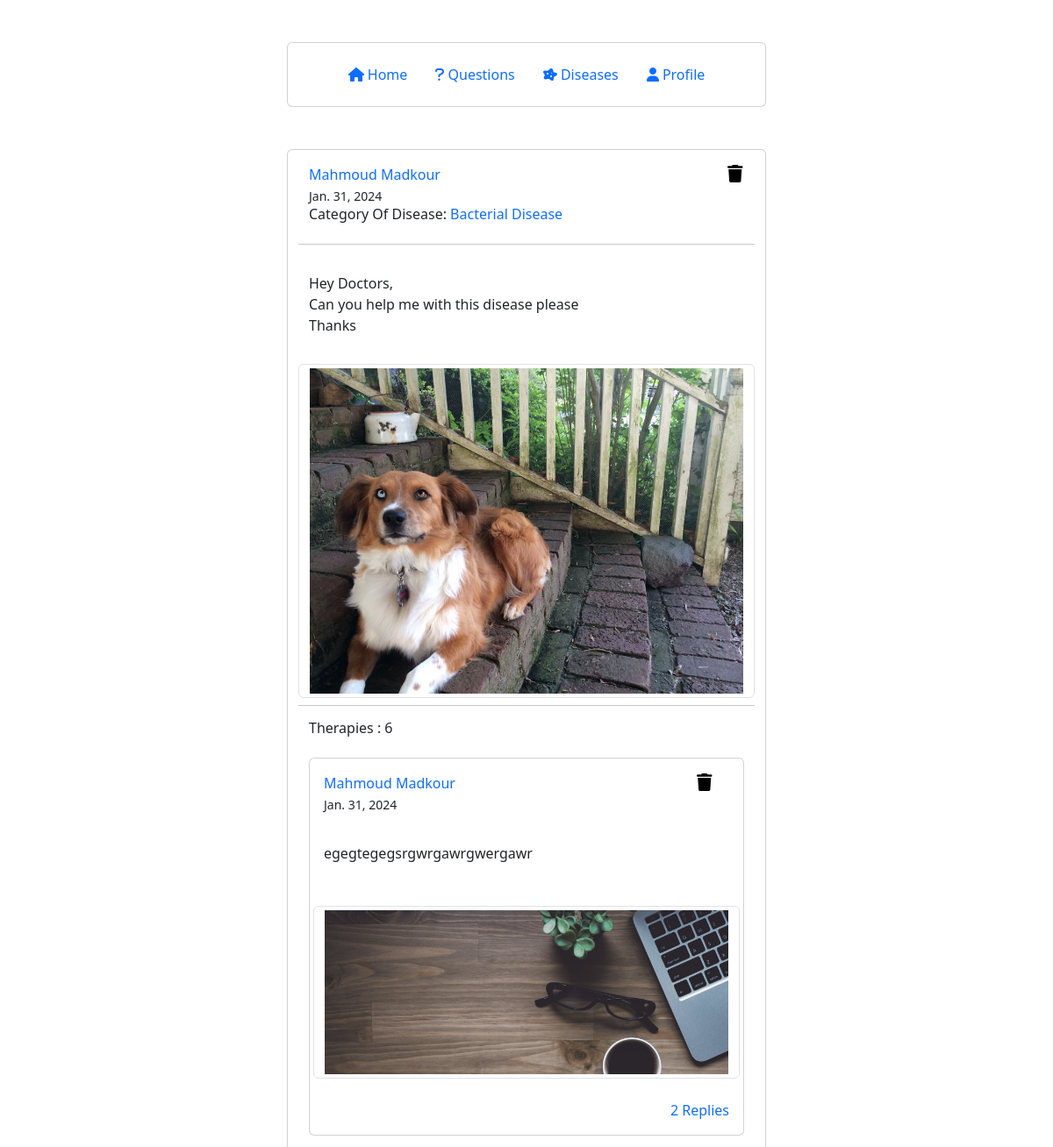
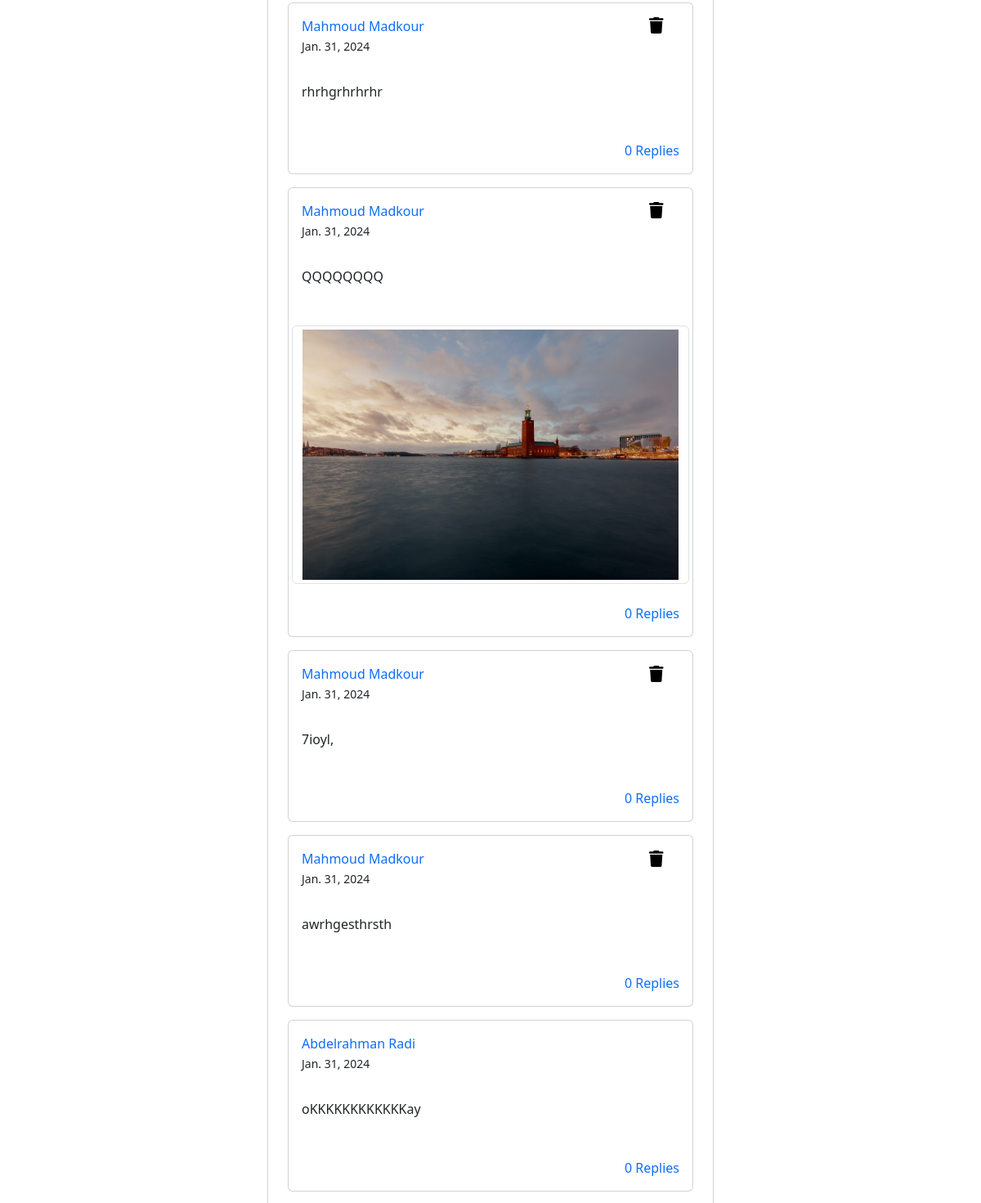
The app's page /detail_disease/6/ (signed in, upper part), older data (2 pictures, top to bottom).
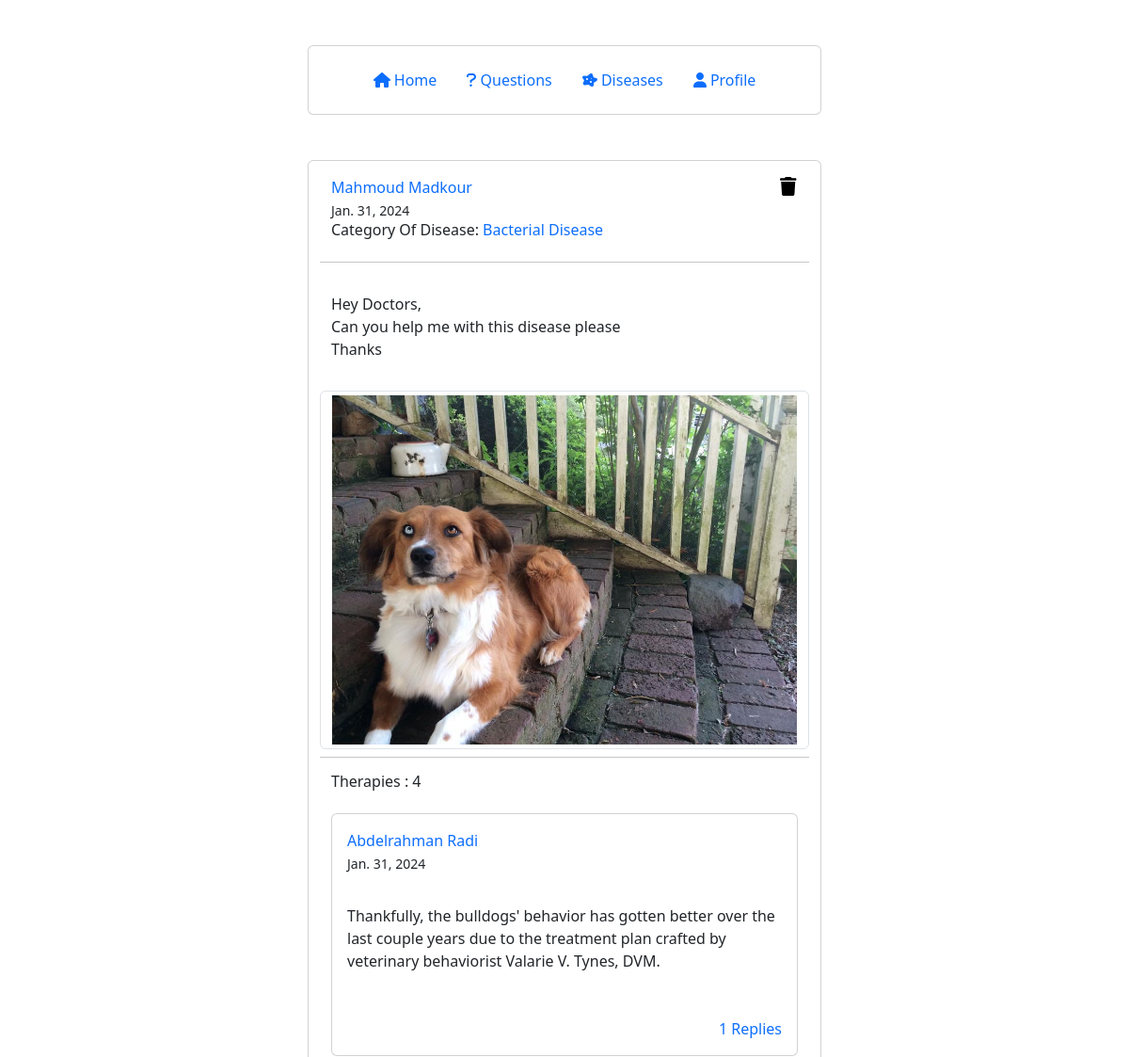
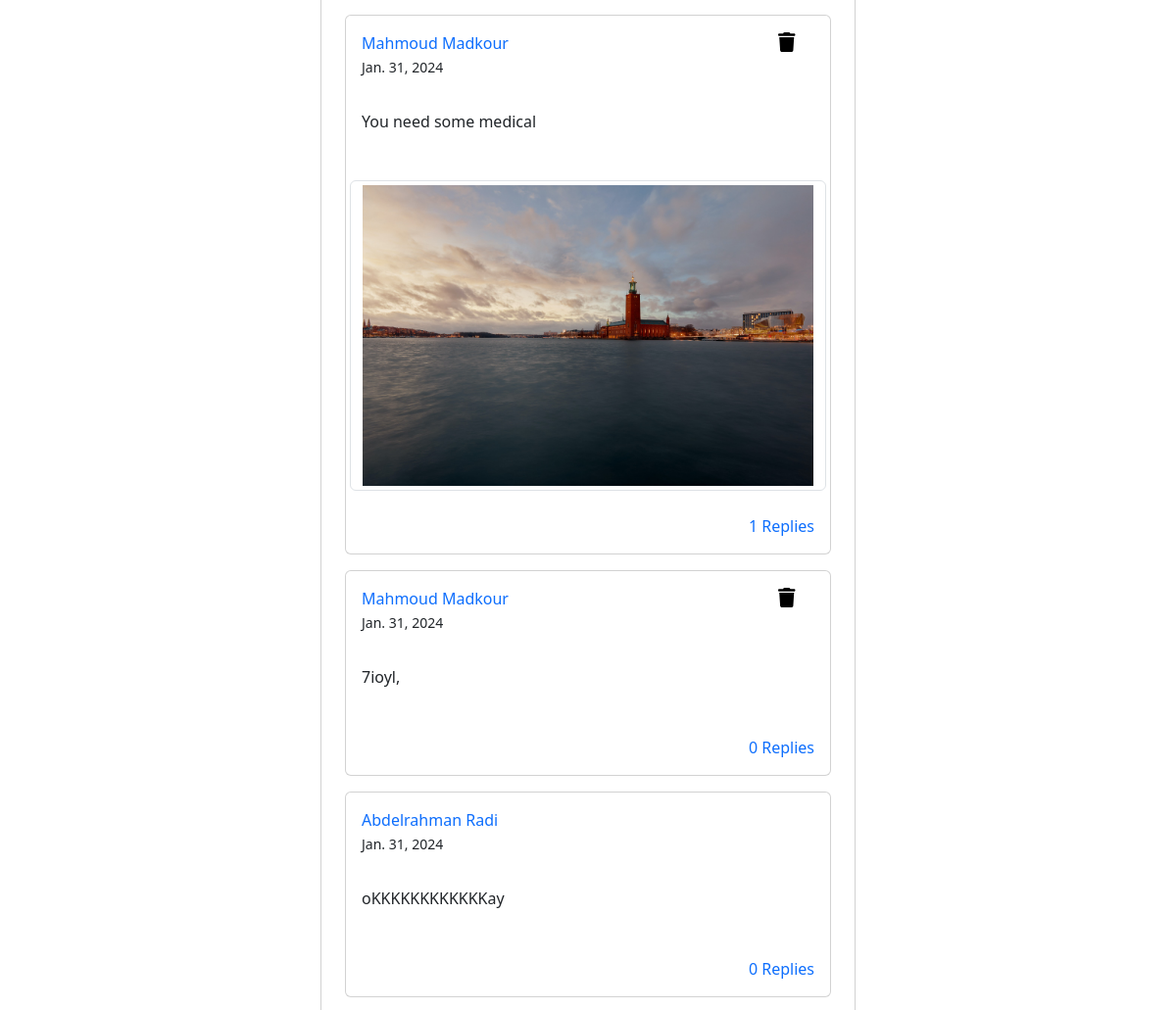
The same page, newer data (2 pictures, top to bottom).
### account/models.py (models this page shows, shortened)
class Disease(models.Model):
    CATEGORY = (
        ('Fungal Disease', 'Fungal Disease'),
        ('Protozoal Disease', 'Protozoal Disease'),
        ('Bacterial Disease', 'Bacterial Disease'),
        ('Parasitic Disease', 'Parasitic Disease'),
        ('Viral Disease', 'Viral Disease'),
    )
    user = models.ForeignKey(User, on_delete=models.CASCADE, null=True)
    photo = models.ImageField(upload_to='disease/', blank=True, null=True)
    body = models.TextField(max_length=1000, null=True)
    category = models.CharField(max_length=200, choices=CATEGORY, null=True)
    created_on = models.DateTimeField(auto_now_add=True, null=True)
    last_modified = models.DateTimeField(auto_now=True, null=True)

class Therapy(models.Model):
    user = models.ForeignKey(User, on_delete=models.CASCADE, null=True)
    disease = models.ForeignKey(Disease, on_delete=models.CASCADE, null=True)
    body = models.TextField(max_length=1000, null=True)
    photo = models.ImageField(upload_to='therapy/', blank=True, null=True)
    created_on = models.DateTimeField(auto_now_add=True, null=True)
    last_modified = models.DateTimeField(auto_now=True, null=True)

### account/views.py (the view, shortened to what this page needs)
# urls.py: path("detail_disease/<int:pk_disease>/", views.detail_disease, name="detail_disease"),
@login_required(login_url='login')
def detail_disease(request, pk_disease):
    disease = Disease.objects.get(pk=pk_disease)
    therapies = Therapy.objects.filter(disease=disease).order_by("-created_on")
    if request.method == "GET":
        therapy_form = TherapyForm()
        context = {
            'disease': disease,
            'therapies': therapies,
            'therapy_form': therapy_form,
            }
        return render(request, "disease/detail_disease.html", context)

### account/templates/disease/detail_disease.html (shortened to what this page needs)
{% extends "base.html" %}
{% block page_content %}
    <div class="container mt-5 mb-5">
        <div class="row d-flex align-items-center justify-content-center">
            <div class="col-md-6">
                <div class="card p-2">
                    <div class="row p-2 px-3">
                        <div class="col-11">
                            {% if user == disease.user %}
                                <a style="text-decoration: none" href="{% url 'user_profile' %}">
                                    <span class="font-weight-bold"> {{ disease.user.first_name }} {{ disease.user.last_name }} </span><br>
                                </a>
                            {% else %}
                                <a style="text-decoration: none" href="{% url 'user_profile_everyone' disease.user.id %}">
                                    <span class="font-weight-bold"> {{ disease.user }} </span><br>
                                </a>
                            {% endif %}
                            <small>{{ disease.created_on.date }}</small>
                            <h6> Category Of Disease:
                                <a style="text-decoration: none" href="{% url 'category_disease' disease.category %}"> {{ disease.category }} </a>
                            </h6>
                        </div>
                        {% if user == disease.user %}
                            <div class="col-1">
                                <a style="color: black;" href="{% url 'delete_disease' disease.pk %}">
                                    <i class="fa fa-trash " style="font-size:20px"></i>
                                </a>
                            </div>
                        {% endif %}
                    </div>
                    <div class="row p-2 px-3">
                        <hr>
                        <p> {{ disease.body | linebreaks | safe }} </p>
                        <img src = "/media/{{ disease.photo }}" alt="..." width="50" height="50" class="rounded mb-2 img-thumbnail">
                        <hr>
                        <h6> Therapies : {{ disease.therapy_set.count }} </h6>
                    </div>
                    {% for therapy in therapies %}
                        <div class="p-2 px-3">
                            <div class="card">
                                <div class="p-2 ">
                                    <div class="row px-2 py-2">
                                        <div class="col-10">
                                            {% if user == therapy.user %}
                                                <a style="text-decoration: none" href="{% url 'user_profile' %}">
                                                    <span class="font-weight-bold"> {{ therapy.user.first_name }} {{ therapy.user.last_name }} </span>
                                                </a>
                                            {% else %}
                                                <a style="text-decoration: none" href="{% url 'user_profile_everyone' therapy.user.id %}">
                                                    <span class="font-weight-bold"> {{ therapy.user.first_name }} {{ therapy.user.last_name }} </span>
                                                </a>
                                            {% endif %}
                                            <br>
                                            <small >{{ therapy.created_on.date }}</small>
                                        </div>
                                        {% if user == therapy.user %}
                                            <div class="col-2 text-center">
                                                <button style="border: none; outline: none; background-color: #ffffff;">
                                                    <a style="color: black;" href="{% url 'delete_therapy' disease.pk therapy.pk %}">
                                                        <i class="fa fa-trash" style="font-size:20px"></i>
                                                    </a>
                                                </button>
                                            </div>
                                        {% endif %}
                                    </div>
                                    <div class="row px-2 py-2">
                                        <p> {{ therapy.body | linebreaks | safe }} </p>
                                    </div>
                                    {% if therapy.photo %}
                                        <div class="row px-2 py-2">
                                            <img src = "/media/{{ therapy.photo }}" alt="..." width="100" height="100" class="rounded mb-2 img-thumbnail">
                                        </div>
                                    {% endif %}
                                    <div class="row px-2 py-2 text-end">
                                        <a style="text-decoration: none" href="{% url 'detail_therapy' disease.pk therapy.pk %}">
                                            {{ therapy.replaytherapy_set.count }} Replies
                                        </a>
                                    </div>
                                </div>
                            </div>
                        </div>
                    {% endfor %}
                    <div class="p-2 px-3">
                    </div>
                </div>
                <br>
            </div>
        </div>
    </div>
{% endblock page_content %}

### templates/base.html (shortened to what this page needs)
{% load static %}
<!DOCTYPE html>
<html lang="en">
    <head>
        <link rel="stylesheet" href="{% static 'css/base.css' %}">
        <link rel="stylesheet" href="https://cdn.jsdelivr.net/npm/bootstrap@5.0.0-alpha1/dist/css/bootstrap.min.css">
        <link rel="stylesheet" href="https://cdnjs.cloudflare.com/ajax/libs/font-awesome/4.7.0/css/font-awesome.min.css">
        <link rel="stylesheet" href="https://cdn.jsdelivr.net/npm/bootstrap@5.3.0-alpha1/dist/css/bootstrap.min.css">
        <link rel="stylesheet" href="https://cdnjs.cloudflare.com/ajax/libs/font-awesome/6.0.0-beta3/css/all.min.css">
    </head>
    <body>
        <div class="container mt-5 mb-5">
            <div class="row d-flex align-items-center justify-content-center">
                <div class="col-md-6">
                    <div class="card p-3 px-4">
                        <nav>
                            <ul class="nav justify-content-center">
                                <li class="nav-item">
                                    <a class="nav-link" href="{% url 'post_home' %}"><i class="fas fa-home"></i> Home</a>
                                </li>
                                <li class="nav-item">
                                    <a class="nav-link" href="{% url 'question_home' %}"><i class="fas fa-question"></i> Questions</a>
                                </li>
                                <li class="nav-item">
                                    <a class="nav-link" href="{% url 'disease_home' %}"><i class="fas fa-disease"></i> Diseases</a>
                                </li>
                                <li class="nav-item">
                                    <a class="nav-link" href="{% url 'user_profile' %}"><i class="fas fa-user"></i> Profile</a>
                                </li>
                            </ul>
                        </nav>
                    </div>
                </div>
            </div>
        </div>
        {% block page_content %}
        {% endblock page_content %}
    </body>
</html>

### static/css/base.css (style rules this page uses)
body { background-color: #eee; font-family: "Poppins", sans-serif; font-weight: 300 }
.card { border:none }
hr { color: #a09c9c; margin-top: 4px; margin-bottom: 8px }

Row changes from the older to the newer data that the page shows:
removed Therapy: user.first_name "Mahmoud", user.last_name "Madkour", created_on "Jan. 31, 2024", body "egegtegegsrgwrgawrgwergawr", photo (picture), replaytherapy_set.count "2"
removed Therapy: user.first_name "Mahmoud", user.last_name "Madkour", created_on "Jan. 31, 2024", body "awrhgesthrsth", replaytherapy_set.count "0"
computed for Disease "Bacterial Disease": therapy_set.count "6" → "4"
changed Therapy: user_id 1 → 2 (drawn); body "rhrhgrhrhrhr" → "Thankfully, the bulldogs' behavior has gotten better over the last couple years due to the treatment plan crafted by veterinary behaviorist Valarie V. Tynes, DVM."; replaytherapy_set.count "0" → "1"; user.first_name "Mahmoud" → "Abdelrahman"; user.last_name "Madkour" → "Radi"
changed Therapy: body "QQQQQQQQ" → "You need some medical"; replaytherapy_set.count "0" → "1"
